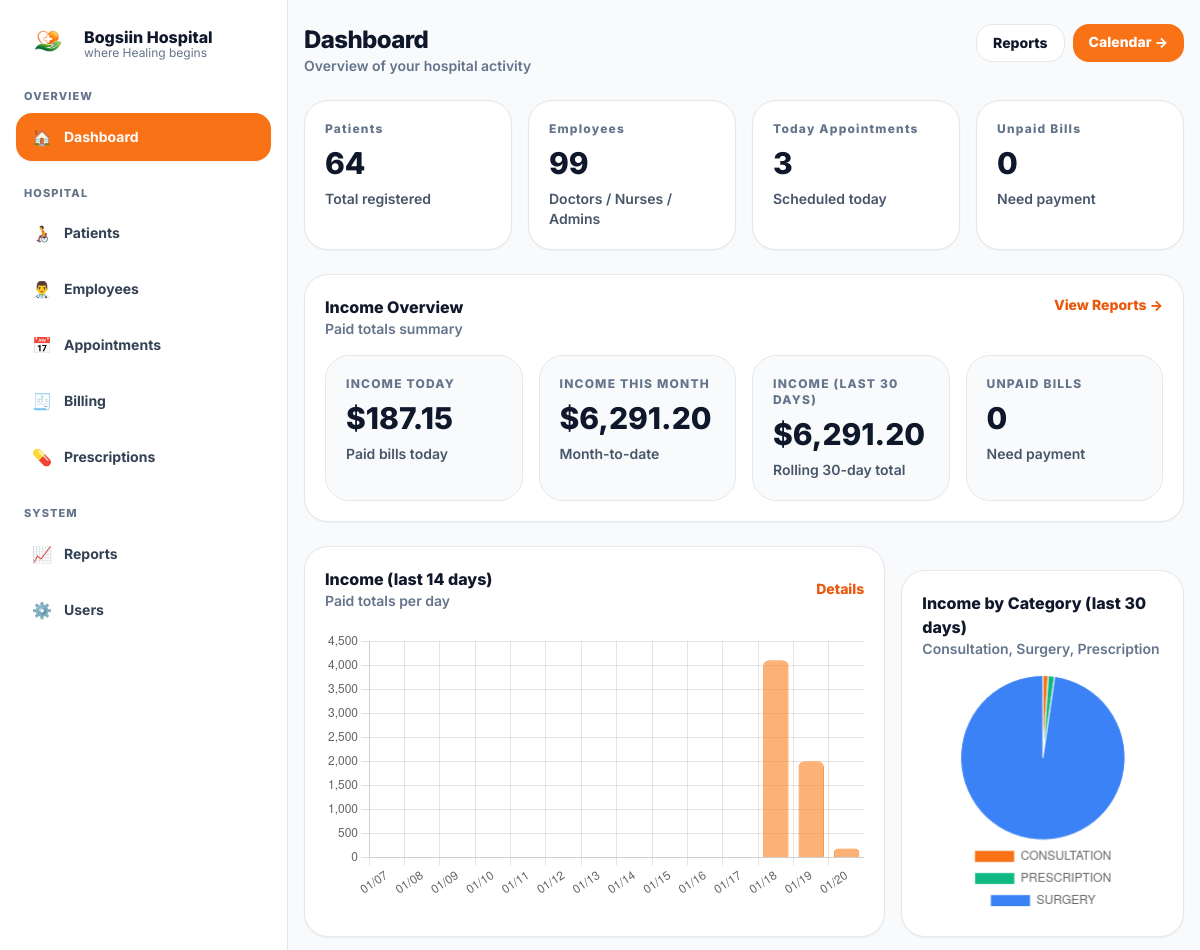
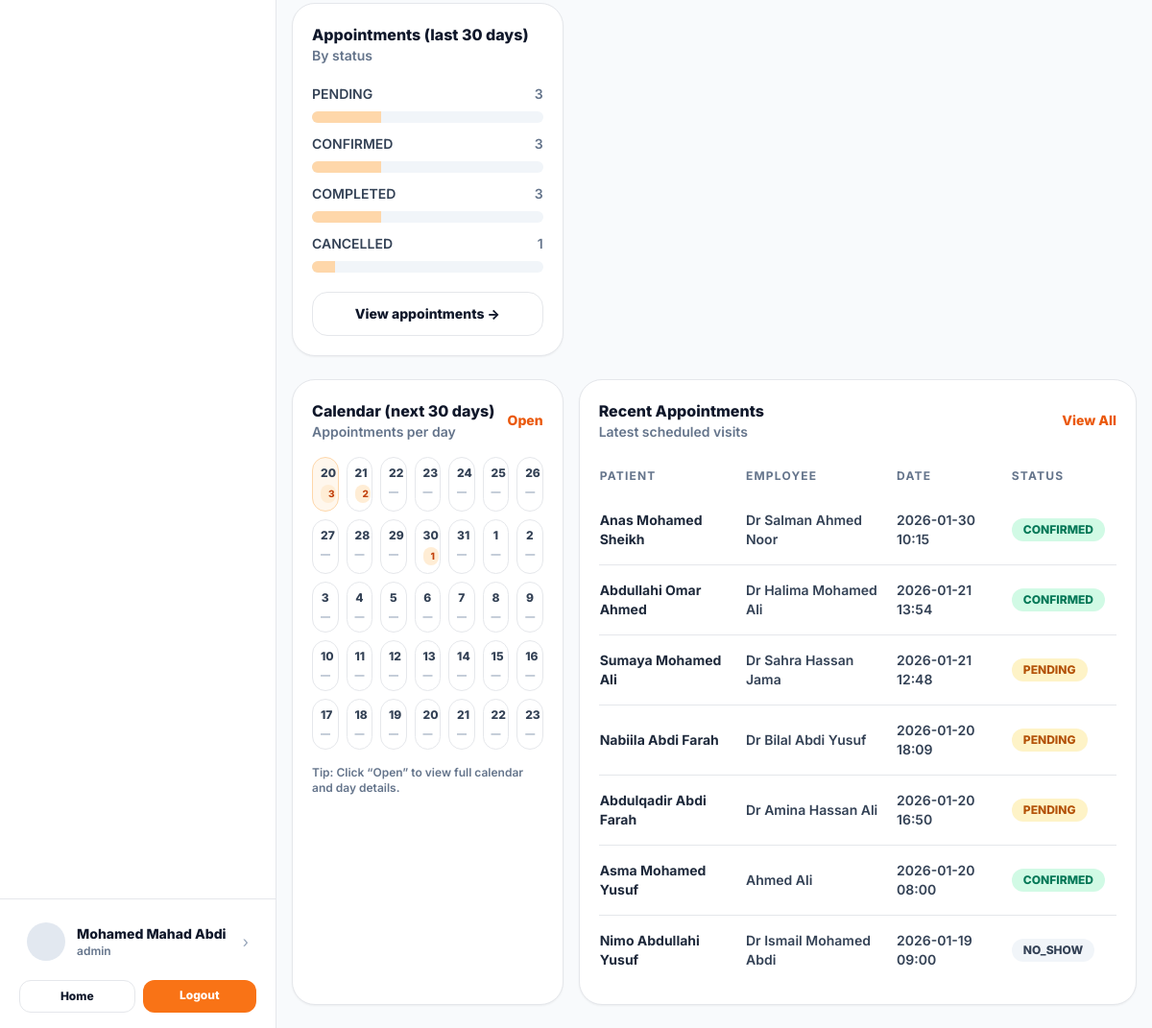
/dashboard.php (signed in), run on the app's committed database (2 pictures, top to bottom).
### tables this page shows
CREATE TABLE `appointments` (
  `id` int(11) NOT NULL,
  `patient_id` int(11) NOT NULL,
  `employee_id` int(11) NOT NULL,
  `appointment_datetime` datetime NOT NULL,
  `reason` varchar(255) DEFAULT NULL,
  `status` enum('PENDING','CONFIRMED','COMPLETED','CANCELLED','NO_SHOW') NOT NULL DEFAULT 'PENDING',
  `created_at` timestamp NOT NULL DEFAULT current_timestamp()
);

CREATE TABLE `patients` (
  `id` int(11) NOT NULL,
  `patient_code` varchar(30) DEFAULT NULL,
  `full_name` varchar(120) NOT NULL,
  `gender` enum('Male','Female') NOT NULL,
  `date_of_birth` date DEFAULT NULL,
  `phone` varchar(30) DEFAULT NULL,
  `address` text DEFAULT NULL,
  `emergency_contact_name` varchar(120) DEFAULT NULL,
  `emergency_contact_phone` varchar(30) DEFAULT NULL,
  `created_at` timestamp NOT NULL DEFAULT current_timestamp()
);

CREATE TABLE `employees` (
  `id` int(11) NOT NULL,
  `user_id` int(11) DEFAULT NULL,
  `emp_code` varchar(30) DEFAULT NULL,
  `full_name` varchar(120) NOT NULL,
  `gender` enum('Male','Female') DEFAULT NULL,
  `phone` varchar(30) DEFAULT NULL,
  `email` varchar(160) DEFAULT NULL,
  `job_title` enum('DOCTOR','NURSE','ADMINISTRATOR','LAB','PHARMACIST','RECEPTIONIST') NOT NULL,
  `department` varchar(120) DEFAULT NULL,
  `specialization` varchar(120) DEFAULT NULL,
  `hire_date` date DEFAULT current_timestamp(),
  `status` enum('ACTIVE','INACTIVE') NOT NULL DEFAULT 'ACTIVE',
  `created_at` timestamp NOT NULL DEFAULT current_timestamp()
);

### dashboard.php (the view, shortened to what this page needs)
<?php
require_once __DIR__ . "/includes/db.php";
include_once __DIR__ . "/includes/header.php";
$patientsCount      = (int)$pdo->query("SELECT COUNT(*) FROM patients")->fetchColumn();
$employeesCount     = (int)$pdo->query("SELECT COUNT(*) FROM employees")->fetchColumn();
$appointmentsToday  = (int)$pdo->query("SELECT COUNT(*) FROM appointments WHERE DATE(appointment_datetime)=CURDATE()")->fetchColumn();
$unpaidBills        = (int)$pdo->query("SELECT COUNT(*) FROM bills WHERE status='UNPAID'")->fetchColumn();
$incomeToday = (float)$pdo->query("SELECT COALESCE(SUM(total),0) FROM bills WHERE status='PAID' AND DATE(paid_at)=CURDATE()")->fetchColumn();
$incomeMonth = (float)$pdo->query("SELECT COALESCE(SUM(total),0) FROM bills WHERE status='PAID' AND YEAR(paid_at)=YEAR(CURDATE()) AND MONTH(paid_at)=MONTH(CURDATE())")->fetchColumn();
$income30d   = (float)$pdo->query("SELECT COALESCE(SUM(total),0) FROM bills WHERE status='PAID' AND DATE(paid_at) >= DATE_SUB(CURDATE(), INTERVAL 30 DAY)")->fetchColumn();
$incomeCategoryRows = $pdo->query("SELECT bill_type AS type, COALESCE(SUM(total),0) total FROM bills WHERE status='PAID' AND DATE(paid_at) >= DATE_SUB(CURDATE(), INTERVAL 30 DAY) GROUP BY bill_type")->fetchAll(PDO::FETCH_ASSOC) ?: [];
$incomeByCategory = [];
foreach ($incomeCategoryRows as $r) {
    $incomeByCategory[$r['type']] = (float)$r['total'];
}
$recentStmt = $pdo->query("
  SELECT a.id, a.appointment_datetime, a.status,
         p.full_name AS patient_name,
         e.full_name AS employee_name
  FROM appointments a
  JOIN patients p ON p.id = a.patient_id
  JOIN employees e ON e.id = a.employee_id
  ORDER BY a.appointment_datetime DESC
  LIMIT 7
");
$recentAppointments = $recentStmt->fetchAll() ?: [];
$statusRows = $pdo->query("
  SELECT status, COUNT(*) cnt
  FROM appointments
  WHERE DATE(appointment_datetime) >= DATE_SUB(CURDATE(), INTERVAL 30 DAY)
  GROUP BY status
")->fetchAll() ?: [];
$apptByStatus = [];
foreach ($statusRows as $r) {
  $apptByStatus[$r["status"]] = (int)$r["cnt"];
}
$allStatuses = ["PENDING","CONFIRMED","COMPLETED","CANCELLED"];
$statusTotal = 0;
foreach ($allStatuses as $s) $statusTotal += (int)($apptByStatus[$s] ?? 0);
$incomeDayRows = $pdo->query("
  SELECT DATE(paid_at) d, COALESCE(SUM(total),0) total
  FROM bills
  WHERE status='PAID'
    AND DATE(paid_at) >= DATE_SUB(CURDATE(), INTERVAL 14 DAY)
  GROUP BY DATE(paid_at)
  ORDER BY d ASC
")->fetchAll() ?: [];
$incomeByDay = [];
foreach ($incomeDayRows as $r) $incomeByDay[$r["d"]] = (float)$r["total"];
$days = [];
for ($i = 13; $i >= 0; $i--) {
  $d = date("Y-m-d", strtotime("-$i days"));
  $days[] = ["d"=>$d, "total"=> (float)($incomeByDay[$d] ?? 0)];
}
$calRows = $pdo->query("
  SELECT DATE(appointment_datetime) d, COUNT(*) cnt
  FROM appointments
  WHERE DATE(appointment_datetime) BETWEEN CURDATE() AND DATE_ADD(CURDATE(), INTERVAL 30 DAY)
  GROUP BY DATE(appointment_datetime)
")->fetchAll() ?: [];
$calMap = [];
foreach ($calRows as $r) $calMap[$r["d"]] = (int)$r["cnt"];
function h($s){ return htmlspecialchars((string)$s, ENT_QUOTES, 'UTF-8'); }
?>
<div class="min-h-screen bg-slate-50 md:pl-72">
  <div class="min-h-[calc(100vh-0px)] md:flex">
    <?php include __DIR__ . "/includes/sidebar.php"; ?>
    <div class="flex-1">
      <div class="mx-auto max-w-6xl px-4 py-6">
        <div class="flex flex-col gap-3 md:flex-row md:items-start md:justify-between">
          <div>
            <div class="text-2xl font-extrabold tracking-tight">Dashboard</div>
            <div class="text-sm font-semibold text-slate-500">Overview of your hospital activity</div>
          </div>
          <div class="flex flex-wrap gap-2">
            <a href="/hospital/reports/view.php"
              class="rounded-2xl border bg-white px-4 py-2 text-sm font-extrabold hover:bg-slate-50">
              Reports
            </a>
            <a href="/hospital/calendar/view.php"
              class="rounded-2xl bg-orange-500 px-4 py-2 text-sm font-extrabold text-white hover:bg-orange-600">
              Calendar →
            </a>
          </div>
        </div>
        <section class="mt-6 grid gap-4 md:grid-cols-4">
          <?php
            $cards = [
              ["Patients", $patientsCount, "Total registered"],
              ["Employees", $employeesCount, "Doctors / Nurses / Admins"],
              ["Today Appointments", $appointmentsToday, "Scheduled today"],
              ["Unpaid Bills", $unpaidBills, "Need payment"],
            ];
            foreach ($cards as $c) {
              echo '
              <div class="rounded-3xl border bg-white p-5 shadow-sm">
                <div class="text-xs font-extrabold tracking-widest text-slate-500">'.h($c[0]).'</div>
                <div class="mt-2 text-3xl font-extrabold">'.h($c[1]).'</div>
                <div class="mt-2 text-sm font-semibold text-slate-600">'.h($c[2]).'</div>
              </div>';
            }
          ?>
        </section>
<section class="mt-6 rounded-3xl border bg-white p-5 shadow-sm">
  <div class="flex items-start justify-between gap-3">
    <div>
      <div class="font-extrabold">Income Overview</div>
      <div class="text-sm font-semibold text-slate-500">Paid totals summary</div>
    </div>
    <a href="/hospital/reports/view.php"
       class="text-sm font-extrabold text-orange-600 hover:text-orange-700">
      View Reports →
    </a>
  </div>
  <div class="mt-4 overflow-x-auto">
    <div class="flex gap-4 min-w-[820px]">
      <div class="flex-1 rounded-3xl border bg-slate-50 p-5">
        <div class="text-xs font-extrabold tracking-widest text-slate-500">INCOME TODAY</div>
        <div class="mt-2 text-3xl font-extrabold">$<?= number_format($incomeToday, 2); ?></div>
        <div class="mt-2 text-sm font-semibold text-slate-600">Paid bills today</div>
      </div>
      <div class="flex-1 rounded-3xl border bg-slate-50 p-5">
        <div class="text-xs font-extrabold tracking-widest text-slate-500">INCOME THIS MONTH</div>
        <div class="mt-2 text-3xl font-extrabold">$<?= number_format($incomeMonth, 2); ?></div>
        <div class="mt-2 text-sm font-semibold text-slate-600">Month-to-date</div>
      </div>
      <div class="flex-1 rounded-3xl border bg-slate-50 p-5">
        <div class="text-xs font-extrabold tracking-widest text-slate-500">INCOME (LAST 30 DAYS)</div>
        <div class="mt-2 text-3xl font-extrabold">$<?= number_format($income30d, 2); ?></div>
        <div class="mt-2 text-sm font-semibold text-slate-600">Rolling 30-day total</div>
      </div>
      <div class="flex-1 rounded-3xl border bg-slate-50 p-5">
        <div class="text-xs font-extrabold tracking-widest text-slate-500">UNPAID BILLS</div>
        <div class="mt-2 text-3xl font-extrabold"><?= (int)$unpaidBills; ?></div>
        <div class="mt-2 text-sm font-semibold text-slate-600">Need payment</div>
      </div>
    </div>
  </div>
</section>
        <section class="mt-6 grid gap-4 lg:grid-cols-3">
          <div class="lg:col-span-2 rounded-3xl border bg-white p-5 shadow-sm">
            <div class="flex items-center justify-between">
              <div>
                <div class="font-extrabold">Income (last 14 days)</div>
                <div class="text-sm font-semibold text-slate-500">Paid totals per day</div>
              </div>
              <a class="text-sm font-extrabold text-orange-600 hover:text-orange-700" href="/hospital/reports/view.php">
                Details
              </a>
            </div>
           <div class="mt-5">
  <canvas id="incomeChart" class="w-full h-40"></canvas>
</div>
          </div>
          <div class="rounded-3xl border bg-white p-5 shadow-sm mt-6">
  <div class="flex items-center justify-between">
    <div>
      <div class="font-extrabold">Income by Category (last 30 days)</div>
      <div class="text-sm font-semibold text-slate-500">Consultation, Surgery, Prescription</div>
    </div>
  </div>
  <canvas id="incomeCategoryChart" class="w-full h-64 mt-4"></canvas>
</div>
          <div class="rounded-3xl border bg-white p-5 shadow-sm">
            <div class="font-extrabold">Appointments (last 30 days)</div>
            <div class="text-sm font-semibold text-slate-500">By status</div>
            <div class="mt-5 space-y-3">
              <?php foreach ($allStatuses as $s):
                $v = (int)($apptByStatus[$s] ?? 0);
                $w = (int)round(($v / $statusTotal) * 100);
              ?>
                <div>
                  <div class="flex justify-between text-sm font-semibold">
                    <span class="text-slate-700"><?= h($s); ?></span>
                    <span class="text-slate-500"><?= (int)$v; ?></span>
                  </div>
                  <div class="mt-2 h-3 w-full rounded-full bg-slate-100 overflow-hidden">
                    <div class="h-full bg-orange-200" style="width: <?= $w; ?>%;"></div>
                  </div>
                </div>
              <?php endforeach; ?>
            </div>
            <div class="mt-5">
              <a href="/hospital/appointments/view.php"
                class="inline-flex w-full items-center justify-center rounded-2xl border bg-white px-4 py-3 text-sm font-extrabold hover:bg-slate-50">
                View appointments →
              </a>
            </div>
          </div>
        </section>
        <section class="mt-6 grid gap-4 lg:grid-cols-3">
          <div class="rounded-3xl border bg-white p-5 shadow-sm">
            <div class="flex items-center justify-between">
              <div>
                <div class="font-extrabold">Calendar (next 30 days)</div>
                <div class="text-sm font-semibold text-slate-500">Appointments per day</div>
              </div>
              <a href="/hospital/calendar/view.php" class="text-sm font-extrabold text-orange-600 hover:text-orange-700">
                Open
              </a>
            </div>
            <div class="mt-4 grid grid-cols-7 gap-2 text-center">
              <?php
                for ($i=0; $i<35; $i++):
                  $d = date("Y-m-d", strtotime("+$i days"));
                  $dayNum = (int)date("d", strtotime($d));
                  $cnt = (int)($calMap[$d] ?? 0);
                  $cell = "bg-white border";
                  if ($i === 0) $cell = "bg-orange-50 border-orange-200";
              ?>
                <div class="rounded-2xl border <?= $cell; ?> p-2">
                  <div class="text-xs font-extrabold text-slate-700"><?= $dayNum; ?></div>
                  <?php if ($cnt > 0): ?>
                    <div class="mt-1 rounded-full bg-orange-100 px-2 py-0.5 text-[10px] font-extrabold text-orange-700">
                      <?= $cnt; ?>
                    </div>
                  <?php else: ?>
                    <div class="mt-1 text-[10px] font-semibold text-slate-400">—</div>
                  <?php endif; ?>
                </div>
              <?php endfor; ?>
            </div>
            <div class="mt-4 text-xs font-semibold text-slate-500">
              Tip: Click “Open” to view full calendar and day details.
            </div>
          </div>
          <div class="lg:col-span-2 rounded-3xl border bg-white p-5 shadow-sm">
            <div class="flex items-center justify-between">
              <div>
                <div class="font-extrabold">Recent Appointments</div>
                <div class="text-sm font-semibold text-slate-500">Latest scheduled visits</div>
              </div>
              <a href="/hospital/appointments/view.php" class="text-sm font-extrabold text-orange-600 hover:text-orange-700">
                View All
              </a>
            </div>
            <div class="mt-4 overflow-x-auto">
              <table class="w-full text-left text-sm">
                <thead class="text-xs font-extrabold tracking-widest text-slate-500">
                  <tr>
                    <th class="py-3 pr-3">PATIENT</th>
                    <th class="py-3 pr-3">EMPLOYEE</th>
                    <th class="py-3 pr-3">DATE</th>
                    <th class="py-3 pr-3">STATUS</th>
                  </tr>
                </thead>
                <tbody class="divide-y">
                  <?php
                    if (!$recentAppointments) {
                      echo '<tr><td colspan="4" class="py-8 text-center text-slate-500 font-semibold">No appointments yet.</td></tr>';
                    } else {
                      foreach ($recentAppointments as $r) {
                        $status = $r["status"];
                        $badge = "bg-slate-100 text-slate-700";
                        if ($status === "CONFIRMED") $badge = "bg-emerald-100 text-emerald-700";
                        if ($status === "PENDING")   $badge = "bg-amber-100 text-amber-700";
                        echo "<tr>
                          <td class='py-4 pr-3 font-bold text-slate-800'>".h($r["patient_name"])."</td>
                          <td class='py-4 pr-3 font-semibold text-slate-700'>".h($r["employee_name"])."</td>
                          <td class='py-4 pr-3 font-semibold text-slate-700'>".h(date("Y-m-d H:i", strtotime($r["appointment_datetime"])))."</td>
                          <td class='py-4 pr-3'>
                            <span class='inline-flex rounded-full px-3 py-1 text-xs font-extrabold $badge'>".h($status)."</span>
                          </td>
                        </tr>";
                      }
                    }
                  ?>
                </tbody>
              </table>
            </div>
          </div>
        </section>
      </div>
    </div>
  </div>
</div>
<script>
const ctx = document.getElementById('incomeChart').getContext('2d');
const incomeLabels = <?php echo json_encode(array_map(fn($x) => date("m/d", strtotime($x["d"])), $days)); ?>;
const incomeData = <?php echo json_encode(array_map(fn($x) => $x["total"], $days)); ?>;
new Chart(ctx, {
    type: 'bar', // vertical bars
    data: {
        labels: incomeLabels,
        datasets: [{
            label: 'Income ($)',
            data: incomeData,
            backgroundColor: 'rgba(251,146,60,0.7)', // orange
            borderColor: 'rgba(251,146,60,1)',
            borderWidth: 1,
            borderRadius: 6,
            maxBarThickness: 32
        }]
    },
    options: {
        responsive: true,
        plugins: {
            legend: { display: false },
            tooltip: { mode: 'index', intersect: false }
        },
        scales: {
            y: {
                beginAtZero: true,
                ticks: { precision: 0 }
            },
            x: {
                ticks: { autoSkip: false }
            }
        }
    }
});
</script>
<script>
const ctxCat = document.getElementById('incomeCategoryChart').getContext('2d');
new Chart(ctxCat, {
    type: 'pie',
    data: {
        labels: <?php echo json_encode(array_keys($incomeByCategory)); ?>,
        datasets: [{
            data: <?php echo json_encode(array_values($incomeByCategory)); ?>,
            backgroundColor: ['#f97316','#10b981','#3b82f6','#facc15'], // orange, green, blue, yellow
            borderWidth: 1
        }]
    },
    options: {
        responsive: true,
        plugins: {
            legend: { position: 'bottom' },
            tooltip: { callbacks: { label: ctx => ctx.label + ': $' + ctx.raw.toLocaleString() } }
        }
    }
});
</script>

### data on the page
appointments: patient.full_name "Anas Mohamed Sheikh", employee.full_name "Dr Salman Ahmed Noor", appointment_datetime "2026-01-30 10:15", status "CONFIRMED"
appointments: patient.full_name "Abdullahi Omar Ahmed", employee.full_name "Dr Halima Mohamed Ali", appointment_datetime "2026-01-21 13:54", status "CONFIRMED"
appointments: patient.full_name "Sumaya Mohamed Ali", employee.full_name "Dr Sahra Hassan Jama", appointment_datetime "2026-01-21 12:48", status "PENDING"
appointments: patient.full_name "Nabiila Abdi Farah", employee.full_name "Dr Bilal Abdi Yusuf", appointment_datetime "2026-01-20 18:09", status "PENDING"
appointments: patient.full_name "Abdulqadir Abdi Farah", employee.full_name "Dr Amina Hassan Ali", appointment_datetime "2026-01-20 16:50", status "PENDING"
appointments: patient.full_name "Asma Mohamed Yusuf", employee.full_name "Ahmed Ali", appointment_datetime "2026-01-20 08:00", status "CONFIRMED"
appointments: patient.full_name "Nimo Abdullahi Yusuf", employee.full_name "Dr Ismail Mohamed Abdi", appointment_datetime "2026-01-19 09:00", status "NO_SHOW"

### other printed values
$u["full_name"] "Mohamed Mahad Abdi"
$role "admin"
$c[0] "Patients"
$c[1] "64"
$c[2] "Total registered"
$c[0] "Employees"
$c[1] "99"
$c[2] "Doctors / Nurses / Admins"
$c[0] "Today Appointments"
$c[1] "3"
$c[2] "Scheduled today"
$c[0] "Unpaid Bills"
$c[1] "0"
$c[2] "Need payment"
$incomeToday "187.15"
